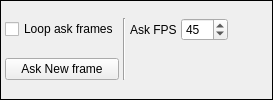
                <widget class="QFrame" name="frame_8">
                 <property name="frameShape">
                  <enum>QFrame::Box</enum>
                 </property>
                 <property name="frameShadow">
                  <enum>QFrame::Plain</enum>
                 </property>
                 <layout class="QGridLayout" name="gridLayout_5">
                  <property name="leftMargin">
                   <number>4</number>
                  </property>
                  <property name="topMargin">
                   <number>4</number>
                  </property>
                  <property name="rightMargin">
                   <number>4</number>
                  </property>
                  <property name="bottomMargin">
                   <number>4</number>
                  </property>
                  <property name="spacing">
                   <number>4</number>
                  </property>
                  <item row="1" column="5">
                   <spacer name="horizontalSpacer">
                    <property name="orientation">
                     <enum>Qt::Horizontal</enum>
                    </property>
                    <property name="sizeHint" stdset="0">
                     <size>
                      <width>40</width>
                      <height>20</height>
                     </size>
                    </property>
                   </spacer>
                  </item>
                  <item row="1" column="0">
                   <widget class="QCheckBox" name="cbLoopFrames">
                    <property name="enabled">
                     <bool>true</bool>
                    </property>
                    <property name="text">
                     <string>Loop ask frames</string>
                    </property>
                   </widget>
                  </item>
                  <item row="2" column="0">
                   <widget class="QPushButton" name="pbAskOneFrame">
                    <property name="text">
                     <string>Ask New frame</string>
                    </property>
                   </widget>
                  </item>
                  <item row="1" column="1" rowspan="2">
                   <widget class="Line" name="line_5">
                    <property name="orientation">
                     <enum>Qt::Vertical</enum>
                    </property>
                   </widget>
                  </item>
                  <item row="1" column="4">
                   <widget class="QSpinBox" name="sbAskFPS">
                    <property name="enabled">
                     <bool>true</bool>
                    </property>
                    <property name="minimum">
                     <number>1</number>
                    </property>
                    <property name="maximum">
                     <number>120</number>
                    </property>
                    <property name="value">
                     <number>45</number>
                    </property>
                   </widget>
                  </item>
                  <item row="1" column="3">
                   <widget class="QLabel" name="label">
                    <property name="text">
                     <string>Ask FPS</string>
                    </property>
                   </widget>
                  </item>
                 </layout>
                </widget>
